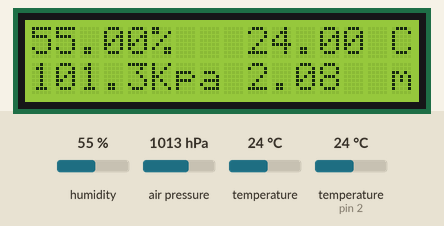
This sketch was run on a simulated Arduino Uno, built with avr-gcc and run on an emulated ATmega328P. On the bench: 16×2 character LCD. The test bench sets the inputs (shaded band); at power-on: air pressure 1013 hPa, humidity 55 %, temperature (sensor on pin 2) 24 °C, temperature 24 °C. What the sketch prints to the serial monitor is not drawn.

Above: at 6.2 s.
6.3 s: air pressure set to 952 hPa
At 8.3 s:
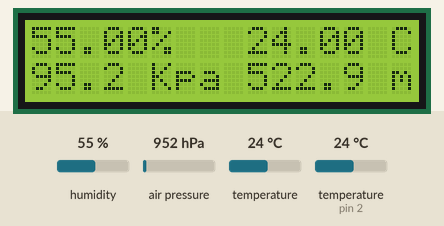
9.1 s: air pressure set to 1000 hPa
At 10.0 s:
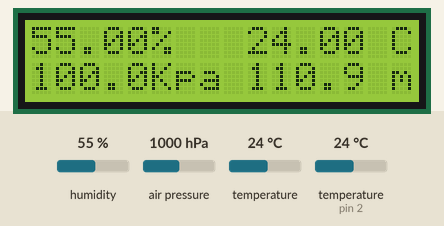
11.9 s: air pressure set to 1048 hPa
At 14.6 s:
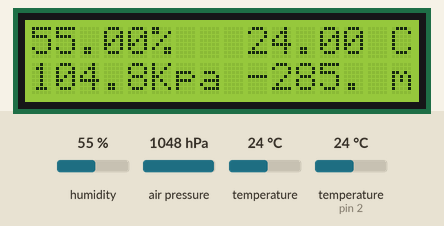
15.0 s: humidity set to 22 %
At 16.3 s:
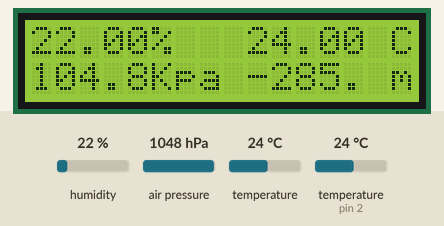
17.8 s: temperature (sensor on pin 2) set to 12 °C
At 20.9 s:
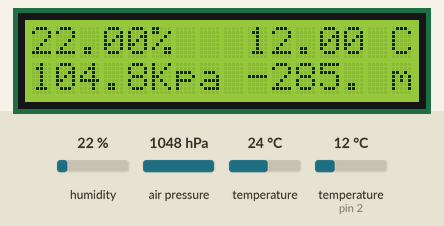
21.3 s: humidity set to 40 %
At 22.6 s:
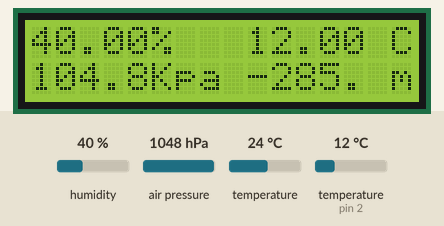
Timing chart, 0 to 24.3 s (numbered marks = the images above; inputs shaded):
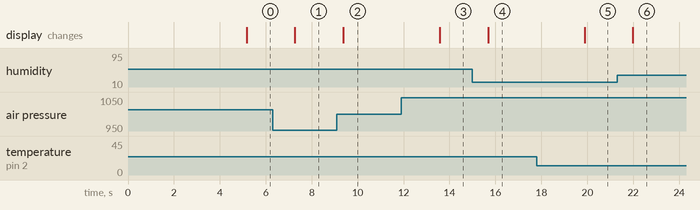

The sketch:

display.ino
```cpp
#include <Adafruit_Sensor.h>
#include "DHT.h"
#define DHTPIN 2
#define DHTTYPE DHT22
#include <Wire.h>
#include <Adafruit_Sensor.h>
#include <Adafruit_BMP085_U.h>
DHT dht(DHTPIN, DHTTYPE);

#include <LiquidCrystal.h>
LiquidCrystal lcd(7, 8, 9, 10, 11 ,12);
Adafruit_BMP085_Unified bmp = Adafruit_BMP085_Unified(10085);

void setup()
{
  // put your setup code here, to run once:
  // INDICAMOS QUE TENEMOS CONECTADA UNA PANTALLA DE 16X2
  Serial.begin(9600);
  bmp.begin();
  dht.begin();
  lcd.begin(16, 2);
  lcd.setCursor(0,0);
  lcd.print("   TRABAJO DE");
  lcd.setCursor(0,1);
  lcd.print("SIST. DE CONTROL");
  delay(5000);
}

void loop()
{
  //lcd.clear();
  //lcd.setCursor(0,0);
  //lcd.print("data");
  //delay(500);
  sensors_event_t event;
  bmp.getEvent(&event);
  float temperature;
  bmp.getTemperature(&temperature);
  float seaLevelPressure = SENSORS_PRESSURE_SEALEVELHPA;
  float h = dht.readHumidity();
  float t = dht.readTemperature();
  float f = dht.readTemperature(true);

  if (isnan(h) || isnan(t) || isnan(f))
  {
    Serial.println(F("Failed to read from DHT sensor!"));
    return;
  }
  lcd.clear();


  float hif = dht.computeHeatIndex(f, h);
  float hic = dht.computeHeatIndex(t, h, false);
  lcd.clear();
  Serial.print(F("Humidity: "));
  Serial.print(h);
  lcd.setCursor(0,0);
  lcd.println(h,2);
  lcd.setCursor(5,0);
  lcd.print("% ");
  Serial.print(F("%  Temperature: "));
  Serial.print(t);
  lcd.setCursor(9,0);
  lcd.println(t,2);
  lcd.setCursor(14,0);
  lcd.print(" C");
  Serial.print(F("°C "));
  Serial.print(f);
  Serial.print(F("°F  Heat index: "));
  Serial.print(hic);
  Serial.print(F("°C "));
  Serial.print(hif);
  Serial.println(F("°F"));
  Serial.print("Pressure: "); Serial.print(event.pressure/10); Serial.println(" KPa");
  lcd.setCursor(0,1);
  lcd.println(event.pressure/10,1);
  lcd.setCursor(5,1);
  lcd.print("Kpa");
  Serial.print("Altitude:    ");
  Serial.print(bmp.pressureToAltitude(seaLevelPressure,
                                            event.pressure,
                                            temperature));
  Serial.println(" m");
  lcd.setCursor(9,1);
  lcd.println(bmp.pressureToAltitude(seaLevelPressure,
                                            event.pressure,
                                            temperature),2);
  lcd.setCursor(14,1);
  lcd.print(" m");
  delay(2000);

}
```

Measured:
- after the input at 6.3 s, the display: changes after 0.97 s (image 1)
- after the input at 9.1 s, the display: changes after 0.27 s (image 2)
- after the input at 11.9 s, the display: changes after 1.7 s (image 3)
- after the input at 15.0 s, the display: changes after 0.68 s (image 4)
- after the input at 17.8 s, the display: changes after 2.1 s (image 5)
- after the input at 21.3 s, the display: changes after 0.69 s (image 6)
